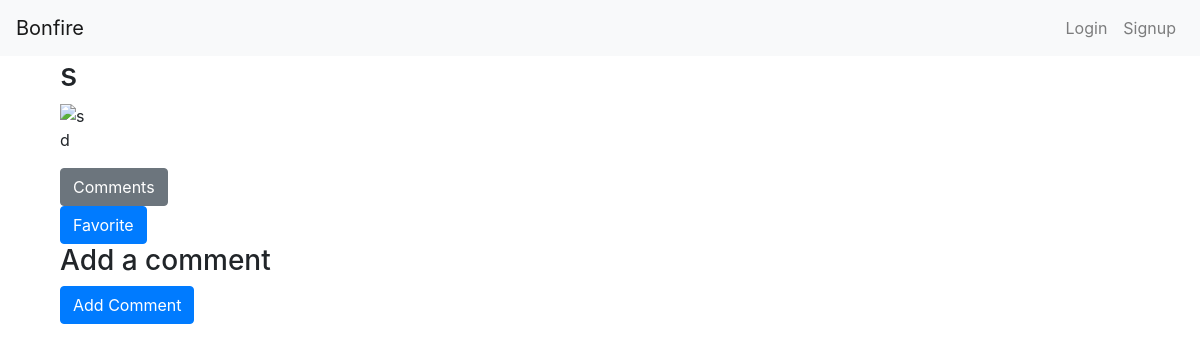
The page /post/11/ on the database as committed earlier.
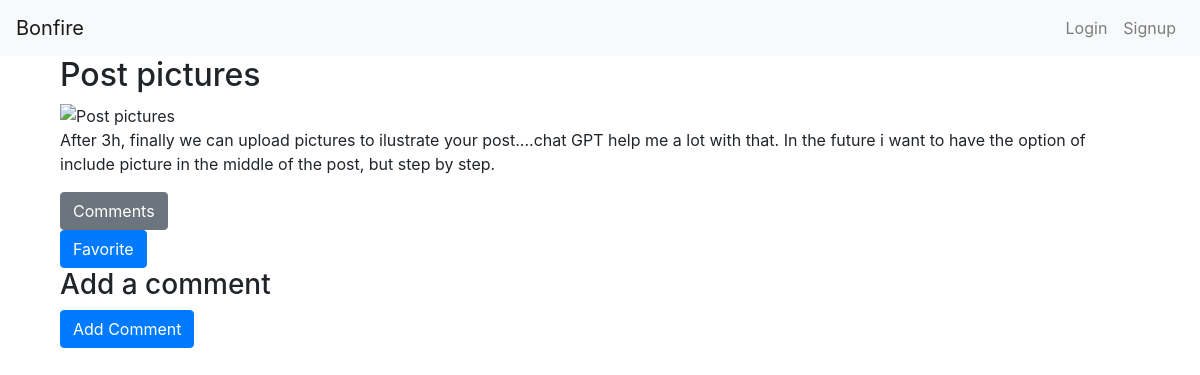
The same page on the database as committed later.
### blog/models.py (models this page shows, shortened)
class Post(models.Model):
    author = models.ForeignKey(CustomUser, on_delete=models.CASCADE, related_name='posts')
    title = models.CharField(max_length=255)
    keywords = models.CharField(max_length=255, default='')
    content = models.TextField()
    created_at = models.DateTimeField(auto_now_add=True)
    updated_at = models.DateTimeField(auto_now=True)
    image = CloudinaryField('image', blank=True, null=True)

### blog/views.py (the view)
# urls.py: path('post/<int:pk>/', views.post_detail, name='post_detail'),
def post_detail(request, pk):
    post = get_object_or_404(Post, pk=pk)
    is_favorited = False
    if request.user.is_authenticated:
        is_favorited = Favorite.objects.filter(user=request.user, post=post).exists()
    favorite_text = 'Unfavorite' if is_favorited else 'Favorite'
    button_class = 'btn-danger' if is_favorited else 'btn-primary'
    return render(request, 'blog/post_detail.html', {
        'post': post,
        'is_favorited': is_favorited,
        'favorite_text': favorite_text,
        'button_class': button_class,
    })

### blog/templates/blog/post_detail.html (shortened to what this page needs)
{% extends "base.html" %}
{% block content %}
<div class="container">
    <h2>{{ post.title }}</h2>
    {% if post.image %}
        <img src="{{ post.image.url }}" alt="{{ post.title }}" style="max-width: 100%;">
    {% else %}
        <p>No image available for this post.</p>
    {% endif %}
    <p>{{ post.content }}</p>
    <button class="btn btn-secondary" hx-get="{% url 'load_comments' post.pk %}" hx-target="#comments-container" hx-swap="innerHTML">Comments</button>
    <a href="{% url 'toggle_favorite' post.pk %}" class="btn {% if is_favorited %}btn-danger{% else %}btn-primary{% endif %}">
        {% if is_favorited %}
            Unfavorite
        {% else %}
            Favorite
        {% endif %}
    </a>
    <h3>Add a comment</h3>
    <form method="post" action="{% url 'add_comment' post.pk %}">
        <button type="submit" class="btn btn-primary">Add Comment</button>
    </form>
</div>
{% endblock %}

Rows that differ between the two databases and show on the page:
changed Post: title "s" → "Post pictures"; content "d" → "After 3h, finally we can upload pictures to ilustrate your post....chat GPT help me a lot with that. In the future i want to have the option of include picture in the middle of the post, but step by step."
